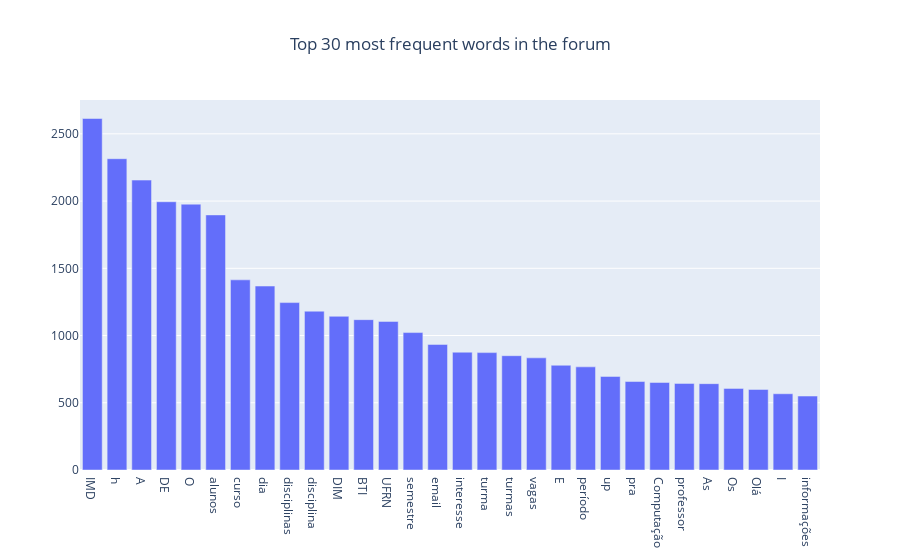
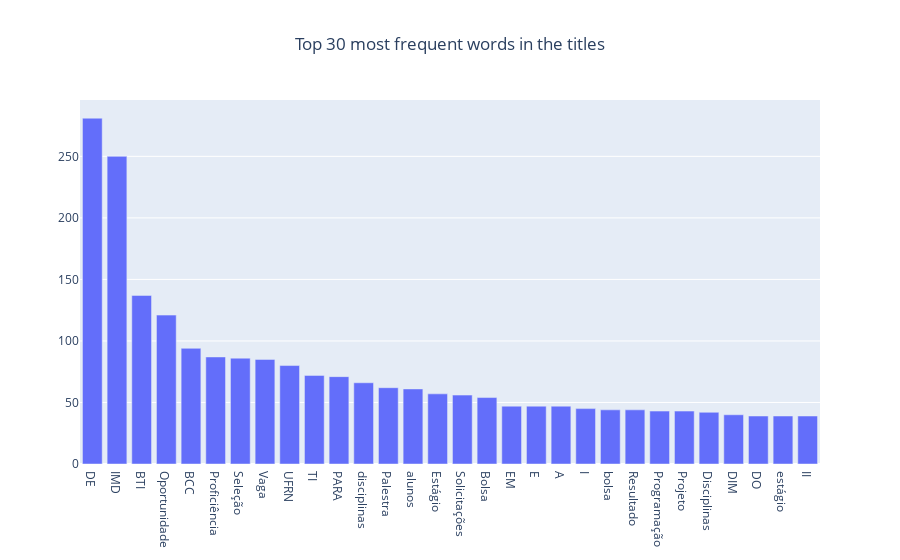

Notebook code for these charts, in order:
### Code cell
plot_histogram_word(text_clean_no_stopwords, 30, 'forum')
plot_histogram_word(titles_clean_no_stopwords, 30, 'titles')
plot_histogram_word(content_clean_no_stopwords, 30, 'messages')

### Figure 1 — Plotly figure (JSON) as saved in the notebook; plotly's stock layout.template omitted (floating-point values rounded to 4 significant figures)
{"data": [{"type": "bar", "x": ["IMD", "h", "A", "DE", "O", "alunos", "curso", "dia", "disciplinas", "disciplina", "DIM", "BTI", "UFRN", "semestre", "email", "interesse", "turma", "turmas", "vagas", "E", "período", "up", "pra", "Computação", "professor", "As", "Os", "Olá", "I", "informações"], "y": [2614, 2315, 2156, 1995, 1977, 1897, 1414, 1368, 1245, 1181, 1143, 1118, 1105, 1022, 934, 876, 873, 850, 834, 779, 767, 696, 658, 651, 644, 642, 607, 599, 567, 550]}], "layout": {"title": {"text": "Top 30 most frequent words in the forum", "x": 0.5}}}

### Figure 2 — Plotly figure (JSON) as saved in the notebook; plotly's stock layout.template omitted (floating-point values rounded to 4 significant figures)
{"data": [{"type": "bar", "x": ["DE", "IMD", "BTI", "Oportunidade", "BCC", "Proficiência", "Seleção", "Vaga", "UFRN", "TI", "PARA", "disciplinas", "Palestra", "alunos", "Estágio", "Solicitações", "Bolsa", "EM", "E", "A", "I", "bolsa", "Resultado", "Programação", "Projeto", "Disciplinas", "DIM", "DO", "estágio", "II"], "y": [281, 250, 137, 121, 94, 87, 86, 85, 80, 72, 71, 66, 62, 61, 57, 56, 54, 47, 47, 47, 45, 44, 44, 43, 43, 42, 40, 39, 39, 39]}], "layout": {"title": {"text": "Top 30 most frequent words in the titles", "x": 0.5}}}
